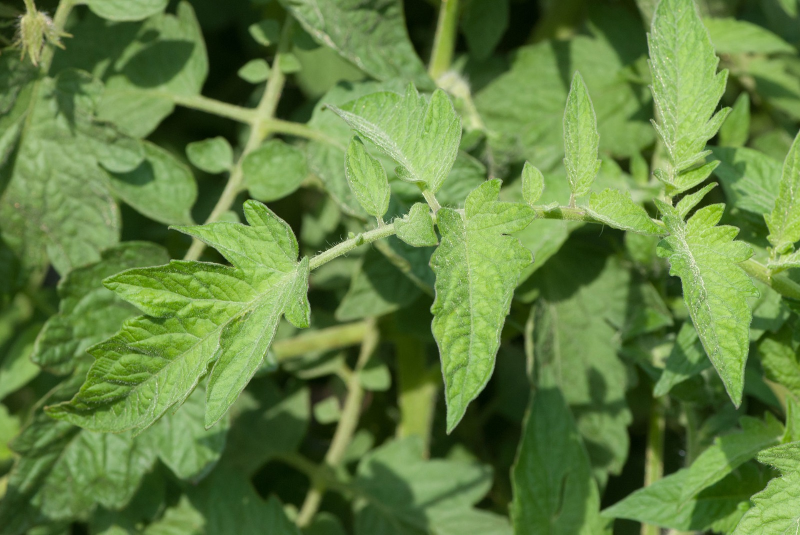
#> input picture tomato-leaf.jpeg, 1600 x 1070 px (shown at 1/2 size)
$ python -i preprocessing.py   (imports and definitions only)
#> lines starting #> are read from the running program, lines starting #| are printed output that depends on the picture
#> further down, picture is the input picture: PIL image 1600x1070 RGB; mean R, G, B 99.1, 129.6, 65.6
"""
preprocessing.py
────────────────
Image Preprocessing & Feature Extraction Module

This module handles the academic pipeline steps:
  ✅ Data Preprocessing  (resize, denoise, color correction)
  ✅ Segmentation        (green-channel isolation)
  ✅ Feature Extraction  (brightness, contrast, saturation, histogram)
"""

from PIL import Image, ImageFilter, ImageEnhance, ImageStat
import io
import numpy as np


# ─────────────────────────────────────────────
# Constants
# ─────────────────────────────────────────────
TARGET_SIZE = (224, 224)   # Standard CNN input size
JPEG_QUALITY = 92           # Re-encode quality for API upload


def preprocess_image(image: Image.Image) -> tuple[Image.Image, dict]:
    """
    Full preprocessing pipeline for a leaf image.

    Steps:
      1. Convert to RGB (handle RGBA / palette images)
      2. Resize to 224×224 (standard ML input)
      3. Gaussian blur  → noise removal
      4. Sharpen        → edge enhancement
      5. Colour enhance → saturation boost for leaf features

    Returns:
        processed_img  : PIL.Image ready for API
        info           : dict with metadata about the processing
    """
    # ── Step 1: Ensure RGB ──────────────────────────────────────
    if image.mode != "RGB":
        image = image.convert("RGB")

    original_size = image.size
#> original_size = (1600, 1070)

    # ── Step 2: Resize ──────────────────────────────────────────
    # LANCZOS gives best quality downscale
    resized = image.resize(TARGET_SIZE, Image.LANCZOS)
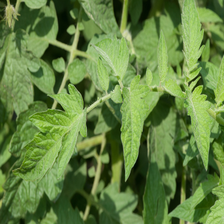
#> resized: PIL image 224x224 RGB; mean R, G, B 99.1, 129.6, 65.6

    # ── Step 3: Noise Removal (slight Gaussian blur) ─────────────
    # Radius=1 removes sensor noise without blurring disease spots
    denoised = resized.filter(ImageFilter.GaussianBlur(radius=1))
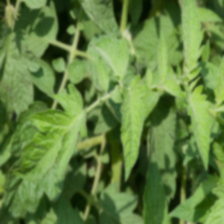
#> denoised: PIL image 224x224 RGB; mean R, G, B 98.6, 129.2, 65.2

    # ── Step 4: Sharpen (enhance disease boundary edges) ─────────
    sharpened = denoised.filter(ImageFilter.SHARPEN)

    # ── Step 5: Colour Enhancement ───────────────────────────────
    # Boost saturation ×1.3 → makes yellow/brown lesions more visible
    enhancer  = ImageEnhance.Color(sharpened)
    processed = enhancer.enhance(1.3)
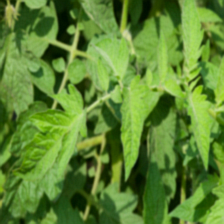
#> processed: PIL image 224x224 RGB; mean R, G, B 93.9, 133.7, 50.8

    # ── Step 6: Slight contrast boost ────────────────────────────
    contrast_enhancer = ImageEnhance.Contrast(processed)
    processed = contrast_enhancer.enhance(1.1)

    info = {
        "original_size": f"{original_size[0]}×{original_size[1]}",
        "size":          f"{TARGET_SIZE[0]}×{TARGET_SIZE[1]}",
        "mode":          "RGB",
        "operations":    ["convert_rgb", "resize_224", "gaussian_blur", "sharpen",
                          "color_enhance_1.3x", "contrast_1.1x"],
    }

    return processed, info


# [58 lines left out: function extract_features, not called in this run]

>>> from PIL import Image
>>> picture = Image.open('tomato-leaf.jpeg')
>>> result = preprocess_image(picture)
